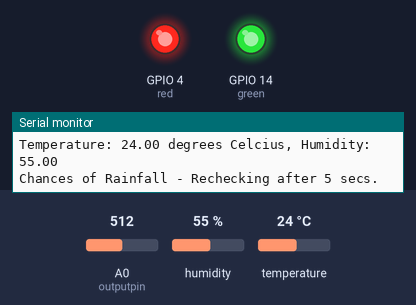
The sketch below on a simulated ESP8266 (NodeMCU). On the bench: output pins drawn as LEDs (lit = HIGH), the last lines printed to the serial monitor. The test bench sets the inputs (shaded band); at power-on: humidity 55 %, A0 (outputpin) = 512, temperature 24 °C. WiFi joins after 1.5 s; servers stay silent unless stated.

Above: at 2.7 s.
2.8 s: humidity set to 46 %
10.8 s: humidity set to 43 %
At 18.4 s:
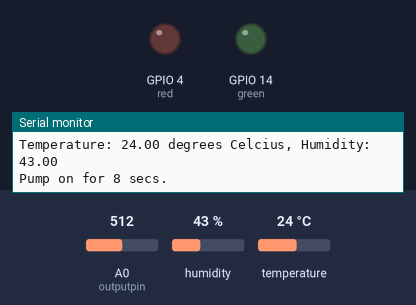
19.1 s: A0 (outputpin) set to 419
29.8 s: A0 (outputpin) set to 389
At 39.9 s:
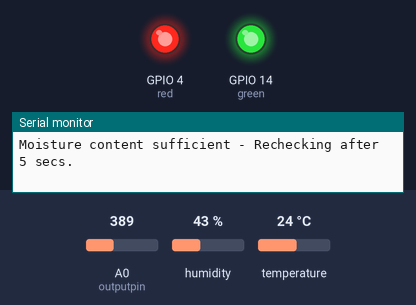
41.1 s: A0 (outputpin) set to 511
At 48.3 s:
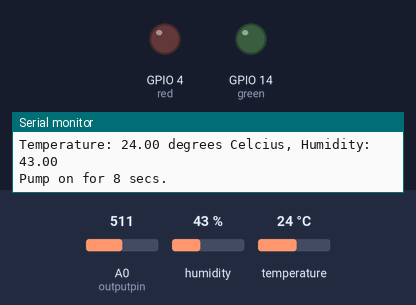
49.2 s: A0 (outputpin) set to 306
At 59.1 s:
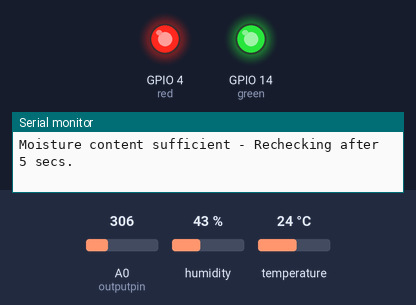
Timing chart, 0 to 60.6 s (numbered marks = the images above; inputs shaded):
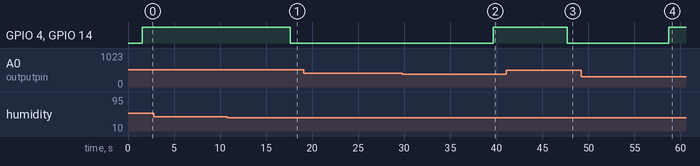

The sketch:

iist_phase2.ino
```cpp
#include <DHT.h>
#include <ESP8266WiFi.h>

const char *ssid = "Heritage";
const char *pass = "heritage@2008";

#define DHTPIN 0
DHT dht(DHTPIN, DHT11);
WiFiClient client;
const int httpPort = 80;
int sm;
int outputpin= A0;
const int red = 4;
const int green = 14;

void setup()
{
  Serial.begin(115200);
  WiFi.disconnect();
  delay(10);
  pinMode(red, OUTPUT);
  pinMode(green, OUTPUT);

  digitalWrite(red, LOW);
  digitalWrite(green, LOW);
  dht.begin();
  Serial.println("Connecting to ");
  Serial.println(ssid);
  WiFi.begin(ssid, pass);
  while (WiFi.status() != WL_CONNECTED)
  {
    delay(500);
    Serial.print(".");
  }
  Serial.println("");
  Serial.print("NodeMcu connected to wifi...");
  Serial.println(ssid);
  Serial.print("IP Address: ");
  Serial.println(WiFi.localIP());
  Serial.println();
  Serial.print("Connection Established");
  Serial.print("\n");
}

int i = 0;
void loop()
{
  int analogValue = analogRead(outputpin);
  float h = dht.readHumidity();
  float t = dht.readTemperature();
  sm = analogValue;
  sm = map(sm,750,180,0,100);
  Serial.print("\n\nData Serial No: ");
  Serial.println(i);
  i++;
  Serial.print("Soil moisture content: ");

  if(sm <0)
  {
    sm = 0;
  }
  Serial.print(sm);
  Serial.print("%\n");
  Serial.print("Connection Established");
  Serial.print("\n");

  if (isnan(h) || isnan(t))
  {
    Serial.println("Failed to read from DHT sensor!");
    return;
  }
  Serial.print("Temperature: ");
  Serial.print(t);
  Serial.print(" degrees Celcius, Humidity: ");
  Serial.println(h);

  if(h>=45)
  {
    Serial.print("\nChances of Rainfall - Rechecking after 5 secs. ");
    digitalWrite(red, HIGH);
    digitalWrite(green, HIGH);
    delay(5000);
  }
  else
  {
    if(sm>=60)
    {
      Serial.print("\nMoisture content sufficient - Rechecking after 5 secs. ");
      digitalWrite(red, HIGH);
      digitalWrite(green, HIGH);
      delay(5000);
    }
    else
    {
      if(t>25)
      {
        Serial.print("\nPump on for 10 secs. ");
        digitalWrite(red, LOW);
        digitalWrite(green, LOW);
        delay(10000);
      }
      else
      {
        Serial.print("\nPump on for 8 secs. ");
        digitalWrite(red, LOW);
        digitalWrite(green, LOW);
        delay(8000);
      }
    }
  }
  delay(3000);
}
```

Measured:
- the behaviour switches between 45 and 44 % on humidity (found by bisection; images 0 and 1)
- the behaviour switches between 406 and 405 on A0 (outputpin) (found by bisection; images 1 and 2)
- after the input at 10.8 s, GPIO 4 (red), GPIO 14 (green): HIGH → LOW after 6.8 s
- after the input at 29.8 s, GPIO 4 (red), GPIO 14 (green): LOW → HIGH after 9.9 s
- after the input at 41.1 s, GPIO 4 (red), GPIO 14 (green): HIGH → LOW after 6.6 s
- after the input at 49.2 s, GPIO 4 (red), GPIO 14 (green): LOW → HIGH after 9.5 s
